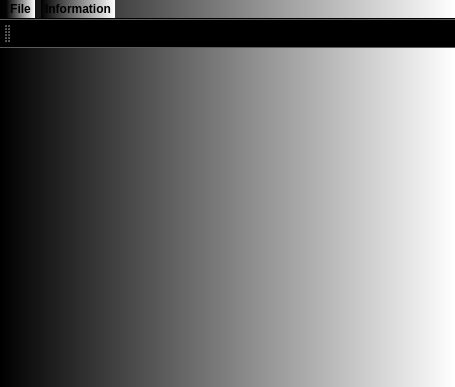
<?xml version="1.0" encoding="UTF-8"?>
<ui version="4.0">
 <class>QtGuiApplication14Class</class>
 <widget class="QMainWindow" name="QtGuiApplication14Class">
  <property name="windowModality">
   <enum>Qt::NonModal</enum>
  </property>
  <property name="geometry">
   <rect>
    <x>0</x>
    <y>0</y>
    <width>455</width>
    <height>387</height>
   </rect>
  </property>
  <property name="palette">
   <palette>
    <active>
     <colorrole role="WindowText">
      <brush brushstyle="SolidPattern">
       <color alpha="255">
        <red>255</red>
        <green>255</green>
        <blue>255</blue>
       </color>
      </brush>
     </colorrole>
     <colorrole role="Button">
      <brush brushstyle="LinearGradientPattern">
       <gradient startx="0.000000000000000" starty="0.000000000000000" endx="1.000000000000000" endy="0.000000000000000" type="LinearGradient" spread="PadSpread" coordinatemode="ObjectBoundingMode">
        <gradientstop position="0.000000000000000">
         <color alpha="255">
          <red>0</red>
          <green>0</green>
          <blue>0</blue>
         </color>
        </gradientstop>
        <gradientstop position="1.000000000000000">
         <color alpha="255">
          <red>255</red>
          <green>255</green>
          <blue>255</blue>
         </color>
        </gradientstop>
       </gradient>
      </brush>
     </colorrole>
     <colorrole role="Light">
      <brush brushstyle="SolidPattern">
       <color alpha="255">
        <red>22</red>
        <green>22</green>
        <blue>22</blue>
       </color>
      </brush>
     </colorrole>
     <colorrole role="Midlight">
      <brush brushstyle="SolidPattern">
       <color alpha="255">
        <red>18</red>
        <green>18</green>
        <blue>18</blue>
       </color>
      </brush>
     </colorrole>
     <colorrole role="Dark">
      <brush brushstyle="SolidPattern">
       <color alpha="255">
        <red>7</red>
        <green>7</green>
        <blue>7</blue>
       </color>
      </brush>
     </colorrole>
     <colorrole role="Mid">
      <brush brushstyle="SolidPattern">
       <color alpha="255">
        <red>10</red>
        <green>10</green>
        <blue>10</blue>
       </color>
      </brush>
     </colorrole>
     <colorrole role="Text">
      <brush brushstyle="SolidPattern">
       <color alpha="255">
        <red>255</red>
        <green>255</green>
        <blue>255</blue>
       </color>
      </brush>
     </colorrole>
     <colorrole role="BrightText">
      <brush brushstyle="SolidPattern">
       <color alpha="255">
        <red>255</red>
        <green>255</green>
        <blue>255</blue>
       </color>
      </brush>
     </colorrole>
     <colorrole role="ButtonText">
      <brush brushstyle="SolidPattern">
       <color alpha="255">
        <red>0</red>
        <green>0</green>
        <blue>0</blue>
       </color>
      </brush>
     </colorrole>
     <colorrole role="Base">
      <brush brushstyle="LinearGradientPattern">
       <gradient startx="0.000000000000000" starty="0.000000000000000" endx="1.000000000000000" endy="0.000000000000000" type="LinearGradient" spread="PadSpread" coordinatemode="ObjectBoundingMode">
        <gradientstop position="0.000000000000000">
         <color alpha="255">
          <red>0</red>
          <green>0</green>
          <blue>0</blue>
         </color>
        </gradientstop>
        <gradientstop position="1.000000000000000">
         <color alpha="255">
          <red>255</red>
          <green>255</green>
          <blue>255</blue>
         </color>
        </gradientstop>
       </gradient>
      </brush>
     </colorrole>
     <colorrole role="Window">
      <brush brushstyle="LinearGradientPattern">
       <gradient startx="0.000000000000000" starty="0.000000000000000" endx="1.000000000000000" endy="0.000000000000000" type="LinearGradient" spread="PadSpread" coordinatemode="ObjectBoundingMode">
        <gradientstop position="0.000000000000000">
         <color alpha="255">
          <red>0</red>
          <green>0</green>
          <blue>0</blue>
         </color>
        </gradientstop>
        <gradientstop position="1.000000000000000">
         <color alpha="255">
          <red>255</red>
          <green>255</green>
          <blue>255</blue>
         </color>
        </gradientstop>
       </gradient>
      </brush>
     </colorrole>
     <colorrole role="Shadow">
      <brush brushstyle="SolidPattern">
       <color alpha="255">
        <red>0</red>
        <green>0</green>
        <blue>0</blue>
       </color>
      </brush>
     </colorrole>
     <colorrole role="Highlight">
      <brush brushstyle="SolidPattern">
       <color alpha="255">
        <red>170</red>
        <green>255</green>
        <blue>0</blue>
       </color>
      </brush>
     </colorrole>
     <colorrole role="Link">
      <brush brushstyle="SolidPattern">
       <color alpha="255">
        <red>170</red>
        <green>255</green>
        <blue>0</blue>
       </color>
      </brush>
     </colorrole>
     <colorrole role="AlternateBase">
      <brush brushstyle="SolidPattern">
       <color alpha="255">
        <red>7</red>
        <green>7</green>
        <blue>7</blue>
       </color>
      </brush>
     </colorrole>
     <colorrole role="ToolTipBase">
      <brush brushstyle="SolidPattern">
       <color alpha="255">
        <red>255</red>
        <green>255</green>
        <blue>220</blue>
       </color>
      </brush>
     </colorrole>
     <colorrole role="ToolTipText">
      <brush brushstyle="SolidPattern">
       <color alpha="255">
        <red>255</red>
        <green>245</green>
        <blue>188</blue>
       </color>
      </brush>
     </colorrole>
     <colorrole role="PlaceholderText">
      <brush brushstyle="SolidPattern">
       <color alpha="128">
        <red>255</red>
        <green>255</green>
        <blue>255</blue>
       </color>
      </brush>
     </colorrole>
    </active>
    <inactive>
     <colorrole role="WindowText">
      <brush brushstyle="SolidPattern">
       <color alpha="255">
        <red>255</red>
        <green>255</green>
        <blue>255</blue>
       </color>
      </brush>
     </colorrole>
     <colorrole role="Button">
      <brush brushstyle="LinearGradientPattern">
       <gradient startx="0.000000000000000" starty="0.000000000000000" endx="1.000000000000000" endy="0.000000000000000" type="LinearGradient" spread="PadSpread" coordinatemode="ObjectBoundingMode">
        <gradientstop position="0.000000000000000">
         <color alpha="255">
          <red>0</red>
          <green>0</green>
          <blue>0</blue>
         </color>
        </gradientstop>
        <gradientstop position="1.000000000000000">
         <color alpha="255">
          <red>255</red>
          <green>255</green>
          <blue>255</blue>
         </color>
        </gradientstop>
       </gradient>
      </brush>
     </colorrole>
     <colorrole role="Light">
      <brush brushstyle="SolidPattern">
       <color alpha="255">
        <red>22</red>
        <green>22</green>
        <blue>22</blue>
       </color>
      </brush>
     </colorrole>
     <colorrole role="Midlight">
      <brush brushstyle="SolidPattern">
       <color alpha="255">
        <red>18</red>
        <green>18</green>
        <blue>18</blue>
       </color>
      </brush>
     </colorrole>
     <colorrole role="Dark">
      <brush brushstyle="SolidPattern">
       <color alpha="255">
        <red>7</red>
        <green>7</green>
        <blue>7</blue>
       </color>
      </brush>
     </colorrole>
     <colorrole role="Mid">
      <brush brushstyle="SolidPattern">
       <color alpha="255">
        <red>10</red>
        <green>10</green>
        <blue>10</blue>
       </color>
      </brush>
     </colorrole>
     <colorrole role="Text">
      <brush brushstyle="SolidPattern">
       <color alpha="255">
        <red>255</red>
        <green>255</green>
        <blue>255</blue>
       </color>
      </brush>
     </colorrole>
     <colorrole role="BrightText">
      <brush brushstyle="SolidPattern">
       <color alpha="255">
        <red>255</red>
        <green>255</green>
        <blue>255</blue>
       </color>
      </brush>
     </colorrole>
     <colorrole role="ButtonText">
      <brush brushstyle="SolidPattern">
       <color alpha="255">
        <red>0</red>
        <green>0</green>
        <blue>0</blue>
       </color>
      </brush>
     </colorrole>
     <colorrole role="Base">
      <brush brushstyle="LinearGradientPattern">
       <gradient startx="0.000000000000000" starty="0.000000000000000" endx="1.000000000000000" endy="0.000000000000000" type="LinearGradient" spread="PadSpread" coordinatemode="ObjectBoundingMode">
        <gradientstop position="0.000000000000000">
         <color alpha="255">
          <red>0</red>
          <green>0</green>
          <blue>0</blue>
         </color>
        </gradientstop>
        <gradientstop position="1.000000000000000">
         <color alpha="255">
          <red>255</red>
          <green>255</green>
          <blue>255</blue>
         </color>
        </gradientstop>
       </gradient>
      </brush>
     </colorrole>
     <colorrole role="Window">
      <brush brushstyle="LinearGradientPattern">
       <gradient startx="0.000000000000000" starty="0.000000000000000" endx="1.000000000000000" endy="0.000000000000000" type="LinearGradient" spread="PadSpread" coordinatemode="ObjectBoundingMode">
        <gradientstop position="0.000000000000000">
         <color alpha="255">
          <red>0</red>
          <green>0</green>
          <blue>0</blue>
         </color>
        </gradientstop>
        <gradientstop position="1.000000000000000">
         <color alpha="255">
          <red>255</red>
          <green>255</green>
          <blue>255</blue>
         </color>
        </gradientstop>
       </gradient>
      </brush>
     </colorrole>
     <colorrole role="Shadow">
      <brush brushstyle="SolidPattern">
       <color alpha="255">
        <red>0</red>
        <green>0</green>
        <blue>0</blue>
       </color>
      </brush>
     </colorrole>
     <colorrole role="Highlight">
      <brush brushstyle="SolidPattern">
       <color alpha="255">
        <red>170</red>
        <green>255</green>
        <blue>0</blue>
       </color>
      </brush>
     </colorrole>
     <colorrole role="Link">
      <brush brushstyle="SolidPattern">
       <color alpha="255">
        <red>170</red>
        <green>255</green>
        <blue>0</blue>
       </color>
      </brush>
     </colorrole>
     <colorrole role="AlternateBase">
      <brush brushstyle="SolidPattern">
       <color alpha="255">
        <red>7</red>
        <green>7</green>
        <blue>7</blue>
       </color>
      </brush>
     </colorrole>
     <colorrole role="ToolTipBase">
      <brush brushstyle="SolidPattern">
       <color alpha="255">
        <red>255</red>
        <green>255</green>
        <blue>220</blue>
       </color>
      </brush>
     </colorrole>
     <colorrole role="ToolTipText">
      <brush brushstyle="SolidPattern">
       <color alpha="255">
        <red>255</red>
        <green>245</green>
        <blue>188</blue>
       </color>
      </brush>
     </colorrole>
     <colorrole role="PlaceholderText">
      <brush brushstyle="SolidPattern">
       <color alpha="128">
        <red>255</red>
        <green>255</green>
        <blue>255</blue>
       </color>
      </brush>
     </colorrole>
    </inactive>
    <disabled>
     <colorrole role="WindowText">
      <brush brushstyle="SolidPattern">
       <color alpha="255">
        <red>7</red>
        <green>7</green>
        <blue>7</blue>
       </color>
      </brush>
     </colorrole>
     <colorrole role="Button">
      <brush brushstyle="LinearGradientPattern">
       <gradient startx="0.000000000000000" starty="0.000000000000000" endx="1.000000000000000" endy="0.000000000000000" type="LinearGradient" spread="PadSpread" coordinatemode="ObjectBoundingMode">
        <gradientstop position="0.000000000000000">
         <color alpha="255">
          <red>0</red>
          <green>0</green>
          <blue>0</blue>
         </color>
        </gradientstop>
        <gradientstop position="1.000000000000000">
         <color alpha="255">
          <red>255</red>
          <green>255</green>
          <blue>255</blue>
         </color>
        </gradientstop>
       </gradient>
      </brush>
     </colorrole>
     <colorrole role="Light">
      <brush brushstyle="SolidPattern">
       <color alpha="255">
        <red>22</red>
        <green>22</green>
        <blue>22</blue>
       </color>
      </brush>
     </colorrole>
     <colorrole role="Midlight">
      <brush brushstyle="SolidPattern">
       <color alpha="255">
        <red>18</red>
        <green>18</green>
        <blue>18</blue>
       </color>
      </brush>
     </colorrole>
     <colorrole role="Dark">
      <brush brushstyle="SolidPattern">
       <color alpha="255">
        <red>7</red>
        <green>7</green>
        <blue>7</blue>
       </color>
      </brush>
     </colorrole>
     <colorrole role="Mid">
      <brush brushstyle="SolidPattern">
       <color alpha="255">
        <red>10</red>
        <green>10</green>
        <blue>10</blue>
       </color>
      </brush>
     </colorrole>
     <colorrole role="Text">
      <brush brushstyle="SolidPattern">
       <color alpha="255">
        <red>7</red>
        <green>7</green>
        <blue>7</blue>
       </color>
      </brush>
     </colorrole>
     <colorrole role="BrightText">
      <brush brushstyle="SolidPattern">
       <color alpha="255">
        <red>255</red>
        <green>255</green>
        <blue>255</blue>
       </color>
      </brush>
     </colorrole>
     <colorrole role="ButtonText">
      <brush brushstyle="SolidPattern">
       <color alpha="255">
        <red>7</red>
        <green>7</green>
        <blue>7</blue>
       </color>
      </brush>
     </colorrole>
     <colorrole role="Base">
      <brush brushstyle="LinearGradientPattern">
       <gradient startx="0.000000000000000" starty="0.000000000000000" endx="1.000000000000000" endy="0.000000000000000" type="LinearGradient" spread="PadSpread" coordinatemode="ObjectBoundingMode">
        <gradientstop position="0.000000000000000">
         <color alpha="255">
          <red>0</red>
          <green>0</green>
          <blue>0</blue>
         </color>
        </gradientstop>
        <gradientstop position="1.000000000000000">
         <color alpha="255">
          <red>255</red>
          <green>255</green>
          <blue>255</blue>
         </color>
        </gradientstop>
       </gradient>
      </brush>
     </colorrole>
     <colorrole role="Window">
      <brush brushstyle="LinearGradientPattern">
       <gradient startx="0.000000000000000" starty="0.000000000000000" endx="1.000000000000000" endy="0.000000000000000" type="LinearGradient" spread="PadSpread" coordinatemode="ObjectBoundingMode">
        <gradientstop position="0.000000000000000">
         <color alpha="255">
          <red>0</red>
          <green>0</green>
          <blue>0</blue>
         </color>
        </gradientstop>
        <gradientstop position="1.000000000000000">
         <color alpha="255">
          <red>255</red>
          <green>255</green>
          <blue>255</blue>
         </color>
        </gradientstop>
       </gradient>
      </brush>
     </colorrole>
     <colorrole role="Shadow">
      <brush brushstyle="SolidPattern">
       <color alpha="255">
        <red>0</red>
        <green>0</green>
        <blue>0</blue>
       </color>
      </brush>
     </colorrole>
     <colorrole role="Highlight">
      <brush brushstyle="SolidPattern">
       <color alpha="255">
        <red>0</red>
        <green>120</green>
        <blue>215</blue>
       </color>
      </brush>
     </colorrole>
     <colorrole role="Link">
      <brush brushstyle="SolidPattern">
       <color alpha="255">
        <red>170</red>
        <green>255</green>
        <blue>0</blue>
       </color>
      </brush>
     </colorrole>
     <colorrole role="AlternateBase">
      <brush brushstyle="SolidPattern">
       <color alpha="255">
        <red>15</red>
        <green>15</green>
        <blue>15</blue>
       </color>
      </brush>
     </colorrole>
     <colorrole role="ToolTipBase">
      <brush brushstyle="SolidPattern">
       <color alpha="255">
        <red>255</red>
        <green>255</green>
        <blue>220</blue>
       </color>
      </brush>
     </colorrole>
     <colorrole role="ToolTipText">
      <brush brushstyle="SolidPattern">
       <color alpha="255">
        <red>255</red>
        <green>245</green>
        <blue>188</blue>
       </color>
      </brush>
     </colorrole>
     <colorrole role="PlaceholderText">
      <brush brushstyle="SolidPattern">
       <color alpha="128">
        <red>255</red>
        <green>255</green>
        <blue>255</blue>
       </color>
      </brush>
     </colorrole>
    </disabled>
   </palette>
  </property>
  <property name="font">
   <font>
    <family>Arial</family>
    <pointsize>9</pointsize>
    <weight>75</weight>
    <italic>false</italic>
    <bold>true</bold>
    <underline>false</underline>
    <strikeout>false</strikeout>
    <stylestrategy>PreferDefault</stylestrategy>
   </font>
  </property>
  <property name="mouseTracking">
   <bool>false</bool>
  </property>
  <property name="tabletTracking">
   <bool>false</bool>
  </property>
  <property name="focusPolicy">
   <enum>Qt::NoFocus</enum>
  </property>
  <property name="contextMenuPolicy">
   <enum>Qt::NoContextMenu</enum>
  </property>
  <property name="acceptDrops">
   <bool>false</bool>
  </property>
  <property name="windowTitle">
   <string>CSV-XML Import/Export </string>
  </property>
  <property name="windowOpacity">
   <double>1.000000000000000</double>
  </property>
  <property name="layoutDirection">
   <enum>Qt::LeftToRight</enum>
  </property>
  <property name="autoFillBackground">
   <bool>false</bool>
  </property>
  <property name="toolButtonStyle">
   <enum>Qt::ToolButtonIconOnly</enum>
  </property>
  <property name="animated">
   <bool>true</bool>
  </property>
  <property name="documentMode">
   <bool>false</bool>
  </property>
  <property name="tabShape">
   <enum>QTabWidget::Rounded</enum>
  </property>
  <property name="dockNestingEnabled">
   <bool>false</bool>
  </property>
  <property name="unifiedTitleAndToolBarOnMac">
   <bool>false</bool>
  </property>
  <widget class="QWidget" name="centralWidget"/>
  <widget class="QMenuBar" name="menuBar">
   <property name="geometry">
    <rect>
     <x>0</x>
     <y>0</y>
     <width>455</width>
     <height>21</height>
    </rect>
   </property>
   <widget class="QMenu" name="menuFile">
    <property name="title">
     <string>File</string>
    </property>
    <widget class="QMenu" name="menuNew">
     <property name="palette">
      <palette>
       <active>
        <colorrole role="WindowText">
         <brush brushstyle="SolidPattern">
          <color alpha="255">
           <red>255</red>
           <green>255</green>
           <blue>255</blue>
          </color>
         </brush>
        </colorrole>
        <colorrole role="Button">
         <brush brushstyle="LinearGradientPattern">
          <gradient startx="0.000000000000000" starty="0.000000000000000" endx="1.000000000000000" endy="0.000000000000000" type="LinearGradient" spread="PadSpread" coordinatemode="ObjectBoundingMode">
           <gradientstop position="0.000000000000000">
            <color alpha="255">
             <red>0</red>
             <green>0</green>
             <blue>0</blue>
            </color>
           </gradientstop>
           <gradientstop position="1.000000000000000">
            <color alpha="255">
             <red>255</red>
             <green>255</green>
             <blue>255</blue>
            </color>
           </gradientstop>
          </gradient>
         </brush>
        </colorrole>
        <colorrole role="Light">
         <brush brushstyle="SolidPattern">
          <color alpha="255">
           <red>0</red>
           <green>128</green>
           <blue>191</blue>
          </color>
         </brush>
        </colorrole>
        <colorrole role="Midlight">
         <brush brushstyle="SolidPattern">
          <color alpha="255">
           <red>0</red>
           <green>106</green>
           <blue>159</blue>
          </color>
         </brush>
        </colorrole>
        <colorrole role="Dark">
         <brush brushstyle="SolidPattern">
          <color alpha="255">
           <red>0</red>
           <green>42</green>
           <blue>63</blue>
          </color>
         </brush>
        </colorrole>
        <colorrole role="Mid">
         <brush brushstyle="SolidPattern">
          <color alpha="255">
           <red>0</red>
           <green>56</green>
           <blue>84</blue>
          </color>
         </brush>
        </colorrole>
        <colorrole role="Text">
         <brush brushstyle="SolidPattern">
          <color alpha="255">
           <red>255</red>
           <green>255</green>
           <blue>255</blue>
          </color>
         </brush>
        </colorrole>
        <colorrole role="BrightText">
         <brush brushstyle="SolidPattern">
          <color alpha="255">
           <red>255</red>
           <green>255</green>
           <blue>255</blue>
          </color>
         </brush>
        </colorrole>
        <colorrole role="ButtonText">
         <brush brushstyle="SolidPattern">
          <color alpha="255">
           <red>255</red>
           <green>255</green>
           <blue>255</blue>
          </color>
         </brush>
        </colorrole>
        <colorrole role="Base">
         <brush brushstyle="LinearGradientPattern">
          <gradient startx="0.000000000000000" starty="0.000000000000000" endx="1.000000000000000" endy="0.000000000000000" type="LinearGradient" spread="PadSpread" coordinatemode="ObjectBoundingMode">
           <gradientstop position="0.000000000000000">
            <color alpha="255">
             <red>0</red>
             <green>0</green>
             <blue>0</blue>
            </color>
           </gradientstop>
           <gradientstop position="1.000000000000000">
            <color alpha="255">
             <red>255</red>
             <green>255</green>
             <blue>255</blue>
            </color>
           </gradientstop>
          </gradient>
         </brush>
        </colorrole>
        <colorrole role="Window">
         <brush brushstyle="LinearGradientPattern">
          <gradient startx="0.000000000000000" starty="0.000000000000000" endx="1.000000000000000" endy="0.000000000000000" type="LinearGradient" spread="PadSpread" coordinatemode="ObjectBoundingMode">
           <gradientstop position="0.000000000000000">
            <color alpha="255">
             <red>0</red>
             <green>0</green>
             <blue>0</blue>
            </color>
           </gradientstop>
           <gradientstop position="1.000000000000000">
            <color alpha="255">
             <red>255</red>
             <green>255</green>
             <blue>255</blue>
            </color>
           </gradientstop>
          </gradient>
         </brush>
        </colorrole>
        <colorrole role="Shadow">
         <brush brushstyle="SolidPattern">
          <color alpha="255">
           <red>0</red>
           <green>0</green>
           <blue>0</blue>
          </color>
         </brush>
        </colorrole>
        <colorrole role="AlternateBase">
         <brush brushstyle="SolidPattern">
          <color alpha="255">
           <red>0</red>
           <green>42</green>
           <blue>63</blue>
          </color>
         </brush>
        </colorrole>
        <colorrole role="ToolTipBase">
         <brush brushstyle="SolidPattern">
          <color alpha="255">
           <red>255</red>
           <green>255</green>
           <blue>220</blue>
          </color>
         </brush>
        </colorrole>
        <colorrole role="ToolTipText">
         <brush brushstyle="SolidPattern">
          <color alpha="255">
           <red>0</red>
           <green>0</green>
           <blue>0</blue>
          </color>
         </brush>
        </colorrole>
        <colorrole role="PlaceholderText">
         <brush brushstyle="SolidPattern">
          <color alpha="128">
           <red>255</red>
           <green>255</green>
           <blue>255</blue>
          </color>
         </brush>
        </colorrole>
       </active>
       <inactive>
        <colorrole role="WindowText">
         <brush brushstyle="SolidPattern">
          <color alpha="255">
           <red>255</red>
           <green>255</green>
           <blue>255</blue>
          </color>
         </brush>
        </colorrole>
        <colorrole role="Button">
         <brush brushstyle="LinearGradientPattern">
          <gradient startx="0.000000000000000" starty="0.000000000000000" endx="1.000000000000000" endy="0.000000000000000" type="LinearGradient" spread="PadSpread" coordinatemode="ObjectBoundingMode">
           <gradientstop position="0.000000000000000">
            <color alpha="255">
             <red>0</red>
             <green>0</green>
             <blue>0</blue>
            </color>
           </gradientstop>
           <gradientstop position="1.000000000000000">
            <color alpha="255">
             <red>255</red>
             <green>255</green>
             <blue>255</blue>
            </color>
           </gradientstop>
          </gradient>
         </brush>
        </colorrole>
        <colorrole role="Light">
         <brush brushstyle="SolidPattern">
          <color alpha="255">
           <red>0</red>
           <green>128</green>
           <blue>191</blue>
          </color>
         </brush>
        </colorrole>
        <colorrole role="Midlight">
         <brush brushstyle="SolidPattern">
          <color alpha="255">
           <red>0</red>
           <green>106</green>
           <blue>159</blue>
          </color>
         </brush>
        </colorrole>
        <colorrole role="Dark">
         <brush brushstyle="SolidPattern">
          <color alpha="255">
           <red>0</red>
           <green>42</green>
           <blue>63</blue>
          </color>
         </brush>
        </colorrole>
        <colorrole role="Mid">
         <brush brushstyle="SolidPattern">
          <color alpha="255">
           <red>0</red>
           <green>56</green>
           <blue>84</blue>
          </color>
         </brush>
        </colorrole>
        <colorrole role="Text">
         <brush brushstyle="SolidPattern">
          <color alpha="255">
           <red>255</red>
           <green>255</green>
           <blue>255</blue>
          </color>
         </brush>
        </colorrole>
        <colorrole role="BrightText">
         <brush brushstyle="SolidPattern">
          <color alpha="255">
           <red>255</red>
           <green>255</green>
           <blue>255</blue>
          </color>
         </brush>
        </colorrole>
        <colorrole role="ButtonText">
         <brush brushstyle="SolidPattern">
          <color alpha="255">
           <red>255</red>
           <green>255</green>
           <blue>255</blue>
          </color>
         </brush>
        </colorrole>
        <colorrole role="Base">
         <brush brushstyle="LinearGradientPattern">
          <gradient startx="0.000000000000000" starty="0.000000000000000" endx="1.000000000000000" endy="0.000000000000000" type="LinearGradient" spread="PadSpread" coordinatemode="ObjectBoundingMode">
           <gradientstop position="0.000000000000000">
            <color alpha="255">
             <red>0</red>
             <green>0</green>
             <blue>0</blue>
            </color>
           </gradientstop>
           <gradientstop position="1.000000000000000">
            <color alpha="255">
             <red>255</red>
             <green>255</green>
             <blue>255</blue>
            </color>
           </gradientstop>
          </gradient>
         </brush>
        </colorrole>
        <colorrole role="Window">
         <brush brushstyle="LinearGradientPattern">
          <gradient startx="0.000000000000000" starty="0.000000000000000" endx="1.000000000000000" endy="0.000000000000000" type="LinearGradient" spread="PadSpread" coordinatemode="ObjectBoundingMode">
           <gradientstop position="0.000000000000000">
            <color alpha="255">
             <red>0</red>
             <green>0</green>
             <blue>0</blue>
            </color>
           </gradientstop>
           <gradientstop position="1.000000000000000">
            <color alpha="255">
             <red>255</red>
             <green>255</green>
             <blue>255</blue>
            </color>
           </gradientstop>
          </gradient>
         </brush>
        </colorrole>
        <colorrole role="Shadow">
         <brush brushstyle="SolidPattern">
          <color alpha="255">
           <red>0</red>
           <green>0</green>
           <blue>0</blue>
          </color>
         </brush>
        </colorrole>
        <colorrole role="AlternateBase">
         <brush brushstyle="SolidPattern">
          <color alpha="255">
           <red>0</red>
           <green>42</green>
           <blue>63</blue>
          </color>
         </brush>
        </colorrole>
        <colorrole role="ToolTipBase">
         <brush brushstyle="SolidPattern">
          <color alpha="255">
           <red>255</red>
           <green>255</green>
           <blue>220</blue>
          </color>
         </brush>
        </colorrole>
        <colorrole role="ToolTipText">
         <brush brushstyle="SolidPattern">
          <color alpha="255">
           <red>0</red>
           <green>0</green>
           <blue>0</blue>
          </color>
         </brush>
        </colorrole>
        <colorrole role="PlaceholderText">
         <brush brushstyle="SolidPattern">
          <color alpha="128">
           <red>255</red>
           <green>255</green>
           <blue>255</blue>
          </color>
         </brush>
        </colorrole>
       </inactive>
       <disabled>
        <colorrole role="WindowText">
         <brush brushstyle="SolidPattern">
          <color alpha="255">
           <red>0</red>
           <green>42</green>
           <blue>63</blue>
          </color>
         </brush>
        </colorrole>
        <colorrole role="Button">
         <brush brushstyle="LinearGradientPattern">
          <gradient startx="0.000000000000000" starty="0.000000000000000" endx="1.000000000000000" endy="0.000000000000000" type="LinearGradient" spread="PadSpread" coordinatemode="ObjectBoundingMode">
           <gradientstop position="0.000000000000000">
            <color alpha="255">
             <red>0</red>
             <green>0</green>
             <blue>0</blue>
            </color>
           </gradientstop>
           <gradientstop position="1.000000000000000">
            <color alpha="255">
             <red>255</red>
             <green>255</green>
             <blue>255</blue>
            </color>
           </gradientstop>
          </gradient>
         </brush>
        </colorrole>
        <colorrole role="Light">
         <brush brushstyle="SolidPattern">
          <color alpha="255">
           <red>0</red>
           <green>128</green>
           <blue>191</blue>
          </color>
         </brush>
        </colorrole>
        <colorrole role="Midlight">
         <brush brushstyle="SolidPattern">
          <color alpha="255">
           <red>0</red>
           <green>106</green>
           <blue>159</blue>
          </color>
         </brush>
        </colorrole>
        <colorrole role="Dark">
         <brush brushstyle="SolidPattern">
          <color alpha="255">
           <red>0</red>
           <green>42</green>
           <blue>63</blue>
          </color>
         </brush>
        </colorrole>
        <colorrole role="Mid">
         <brush brushstyle="SolidPattern">
          <color alpha="255">
           <red>0</red>
           <green>56</green>
           <blue>84</blue>
          </color>
         </brush>
        </colorrole>
        <colorrole role="Text">
         <brush brushstyle="SolidPattern">
          <color alpha="255">
           <red>0</red>
           <green>42</green>
           <blue>63</blue>
          </color>
         </brush>
        </colorrole>
        <colorrole role="BrightText">
         <brush brushstyle="SolidPattern">
          <color alpha="255">
           <red>255</red>
           <green>255</green>
           <blue>255</blue>
          </color>
         </brush>
        </colorrole>
        <colorrole role="ButtonText">
         <brush brushstyle="SolidPattern">
          <color alpha="255">
           <red>0</red>
           <green>42</green>
           <blue>63</blue>
          </color>
         </brush>
        </colorrole>
        <colorrole role="Base">
         <brush brushstyle="LinearGradientPattern">
          <gradient startx="0.000000000000000" starty="0.000000000000000" endx="1.000000000000000" endy="0.000000000000000" type="LinearGradient" spread="PadSpread" coordinatemode="ObjectBoundingMode">
           <gradientstop position="0.000000000000000">
            <color alpha="255">
             <red>0</red>
             <green>0</green>
             <blue>0</blue>
            </color>
           </gradientstop>
           <gradientstop position="1.000000000000000">
            <color alpha="255">
             <red>255</red>
             <green>255</green>
             <blue>255</blue>
            </color>
           </gradientstop>
          </gradient>
         </brush>
        </colorrole>
        <colorrole role="Window">
         <brush brushstyle="LinearGradientPattern">
          <gradient startx="0.000000000000000" starty="0.000000000000000" endx="1.000000000000000" endy="0.000000000000000" type="LinearGradient" spread="PadSpread" coordinatemode="ObjectBoundingMode">
           <gradientstop position="0.000000000000000">
            <color alpha="255">
             <red>0</red>
             <green>0</green>
             <blue>0</blue>
            </color>
           </gradientstop>
           <gradientstop position="1.000000000000000">
            <color alpha="255">
             <red>255</red>
             <green>255</green>
             <blue>255</blue>
            </color>
           </gradientstop>
          </gradient>
         </brush>
        </colorrole>
        <colorrole role="Shadow">
         <brush brushstyle="SolidPattern">
          <color alpha="255">
           <red>0</red>
           <green>0</green>
           <blue>0</blue>
          </color>
         </brush>
        </colorrole>
        <colorrole role="AlternateBase">
         <brush brushstyle="SolidPattern">
          <color alpha="255">
           <red>0</red>
           <green>85</green>
           <blue>127</blue>
          </color>
         </brush>
        </colorrole>
        <colorrole role="ToolTipBase">
         <brush brushstyle="SolidPattern">
          <color alpha="255">
           <red>255</red>
           <green>255</green>
           <blue>220</blue>
          </color>
         </brush>
        </colorrole>
        <colorrole role="ToolTipText">
         <brush brushstyle="SolidPattern">
          <color alpha="255">
           <red>0</red>
           <green>0</green>
           <blue>0</blue>
          </color>
         </brush>
        </colorrole>
        <colorrole role="PlaceholderText">
         <brush brushstyle="SolidPattern">
          <color alpha="128">
           <red>255</red>
           <green>255</green>
           <blue>255</blue>
          </color>
         </brush>
        </colorrole>
       </disabled>
      </palette>
     </property>
     <property name="title">
      <string>New</string>
     </property>
     <addaction name="actionICD"/>
     <addaction name="importICD"/>
    </widget>
    <addaction name="menuNew"/>
   </widget>
   <widget class="QMenu" name="menuInformation">
    <property name="title">
     <string>Information</string>
    </property>
    <addaction name="actionInformation"/>
    <addaction name="separator"/>
   </widget>
   <addaction name="menuFile"/>
   <addaction name="menuInformation"/>
  </widget>
  <widget class="QToolBar" name="mainToolBar">
   <property name="palette">
    <palette>
     <active>
      <colorrole role="Button">
       <brush brushstyle="LinearGradientPattern">
        <gradient startx="0.000000000000000" starty="0.000000000000000" endx="1.000000000000000" endy="0.000000000000000" type="LinearGradient" spread="PadSpread" coordinatemode="ObjectBoundingMode">
         <gradientstop position="0.000000000000000">
          <color alpha="255">
           <red>0</red>
           <green>0</green>
           <blue>0</blue>
          </color>
         </gradientstop>
         <gradientstop position="1.000000000000000">
          <color alpha="255">
           <red>255</red>
           <green>255</green>
           <blue>255</blue>
          </color>
         </gradientstop>
        </gradient>
       </brush>
      </colorrole>
      <colorrole role="Base">
       <brush brushstyle="LinearGradientPattern">
        <gradient startx="0.000000000000000" starty="0.000000000000000" endx="1.000000000000000" endy="0.000000000000000" type="LinearGradient" spread="PadSpread" coordinatemode="ObjectBoundingMode">
         <gradientstop position="0.000000000000000">
          <color alpha="255">
           <red>0</red>
           <green>0</green>
           <blue>0</blue>
          </color>
         </gradientstop>
         <gradientstop position="1.000000000000000">
          <color alpha="255">
           <red>255</red>
           <green>255</green>
           <blue>255</blue>
          </color>
         </gradientstop>
        </gradient>
       </brush>
      </colorrole>
      <colorrole role="Window">
       <brush brushstyle="LinearGradientPattern">
        <gradient startx="0.000000000000000" starty="0.000000000000000" endx="1.000000000000000" endy="0.000000000000000" type="LinearGradient" spread="PadSpread" coordinatemode="ObjectBoundingMode">
         <gradientstop position="0.000000000000000">
          <color alpha="255">
           <red>0</red>
           <green>0</green>
           <blue>0</blue>
          </color>
         </gradientstop>
         <gradientstop position="1.000000000000000">
          <color alpha="255">
           <red>255</red>
           <green>255</green>
           <blue>255</blue>
          </color>
         </gradientstop>
        </gradient>
       </brush>
      </colorrole>
      <colorrole role="Highlight">
       <brush brushstyle="SolidPattern">
        <color alpha="255">
         <red>255</red>
         <green>170</green>
         <blue>255</blue>
        </color>
       </brush>
      </colorrole>
      <colorrole role="HighlightedText">
       <brush brushstyle="SolidPattern">
        <color alpha="255">
         <red>85</red>
         <green>255</green>
         <blue>255</blue>
        </color>
       </brush>
      </colorrole>
      <colorrole role="Link">
       <brush brushstyle="SolidPattern">
        <color alpha="255">
         <red>255</red>
         <green>170</green>
         <blue>255</blue>
        </color>
       </brush>
      </colorrole>
      <colorrole role="ToolTipBase">
       <brush brushstyle="SolidPattern">
        <color alpha="255">
         <red>0</red>
         <green>0</green>
         <blue>0</blue>
        </color>
       </brush>
      </colorrole>
      <colorrole role="PlaceholderText">
       <brush brushstyle="SolidPattern">
        <color alpha="128">
         <red>255</red>
         <green>170</green>
         <blue>0</blue>
        </color>
       </brush>
      </colorrole>
     </active>
     <inactive>
      <colorrole role="Button">
       <brush brushstyle="LinearGradientPattern">
        <gradient startx="0.000000000000000" starty="0.000000000000000" endx="1.000000000000000" endy="0.000000000000000" type="LinearGradient" spread="PadSpread" coordinatemode="ObjectBoundingMode">
         <gradientstop position="0.000000000000000">
          <color alpha="255">
           <red>0</red>
           <green>0</green>
           <blue>0</blue>
          </color>
         </gradientstop>
         <gradientstop position="1.000000000000000">
          <color alpha="255">
           <red>255</red>
           <green>255</green>
           <blue>255</blue>
          </color>
         </gradientstop>
        </gradient>
       </brush>
      </colorrole>
      <colorrole role="Base">
       <brush brushstyle="LinearGradientPattern">
        <gradient startx="0.000000000000000" starty="0.000000000000000" endx="1.000000000000000" endy="0.000000000000000" type="LinearGradient" spread="PadSpread" coordinatemode="ObjectBoundingMode">
         <gradientstop position="0.000000000000000">
          <color alpha="255">
           <red>0</red>
           <green>0</green>
           <blue>0</blue>
          </color>
         </gradientstop>
         <gradientstop position="1.000000000000000">
          <color alpha="255">
           <red>255</red>
           <green>255</green>
           <blue>255</blue>
          </color>
         </gradientstop>
        </gradient>
       </brush>
      </colorrole>
      <colorrole role="Window">
       <brush brushstyle="LinearGradientPattern">
        <gradient startx="0.000000000000000" starty="0.000000000000000" endx="1.000000000000000" endy="0.000000000000000" type="LinearGradient" spread="PadSpread" coordinatemode="ObjectBoundingMode">
         <gradientstop position="0.000000000000000">
          <color alpha="255">
           <red>0</red>
           <green>0</green>
           <blue>0</blue>
          </color>
         </gradientstop>
         <gradientstop position="1.000000000000000">
          <color alpha="255">
           <red>255</red>
           <green>255</green>
           <blue>255</blue>
          </color>
         </gradientstop>
        </gradient>
       </brush>
      </colorrole>
      <colorrole role="Highlight">
       <brush brushstyle="SolidPattern">
        <color alpha="255">
         <red>255</red>
         <green>170</green>
         <blue>255</blue>
        </color>
       </brush>
      </colorrole>
      <colorrole role="HighlightedText">
       <brush brushstyle="SolidPattern">
        <color alpha="255">
         <red>85</red>
         <green>255</green>
         <blue>255</blue>
        </color>
       </brush>
      </colorrole>
      <colorrole role="Link">
       <brush brushstyle="SolidPattern">
        <color alpha="255">
         <red>255</red>
         <green>170</green>
         <blue>255</blue>
        </color>
       </brush>
      </colorrole>
      <colorrole role="ToolTipBase">
       <brush brushstyle="SolidPattern">
        <color alpha="255">
         <red>0</red>
         <green>0</green>
         <blue>0</blue>
        </color>
       </brush>
      </colorrole>
      <colorrole role="PlaceholderText">
       <brush brushstyle="SolidPattern">
        <color alpha="128">
         <red>255</red>
         <green>170</green>
         <blue>0</blue>
        </color>
       </brush>
      </colorrole>
     </inactive>
     <disabled>
      <colorrole role="Button">
       <brush brushstyle="LinearGradientPattern">
        <gradient startx="0.000000000000000" starty="0.000000000000000" endx="1.000000000000000" endy="0.000000000000000" type="LinearGradient" spread="PadSpread" coordinatemode="ObjectBoundingMode">
         <gradientstop position="0.000000000000000">
          <color alpha="255">
           <red>0</red>
           <green>0</green>
           <blue>0</blue>
          </color>
         </gradientstop>
         <gradientstop position="1.000000000000000">
          <color alpha="255">
           <red>255</red>
           <green>255</green>
           <blue>255</blue>
          </color>
         </gradientstop>
        </gradient>
       </brush>
      </colorrole>
      <colorrole role="Base">
       <brush brushstyle="LinearGradientPattern">
        <gradient startx="0.000000000000000" starty="0.000000000000000" endx="1.000000000000000" endy="0.000000000000000" type="LinearGradient" spread="PadSpread" coordinatemode="ObjectBoundingMode">
         <gradientstop position="0.000000000000000">
          <color alpha="255">
           <red>0</red>
           <green>0</green>
           <blue>0</blue>
          </color>
         </gradientstop>
         <gradientstop position="1.000000000000000">
          <color alpha="255">
           <red>255</red>
           <green>255</green>
           <blue>255</blue>
          </color>
         </gradientstop>
        </gradient>
       </brush>
      </colorrole>
      <colorrole role="Window">
       <brush brushstyle="LinearGradientPattern">
        <gradient startx="0.000000000000000" starty="0.000000000000000" endx="1.000000000000000" endy="0.000000000000000" type="LinearGradient" spread="PadSpread" coordinatemode="ObjectBoundingMode">
         <gradientstop position="0.000000000000000">
          <color alpha="255">
           <red>0</red>
           <green>0</green>
           <blue>0</blue>
          </color>
         </gradientstop>
         <gradientstop position="1.000000000000000">
          <color alpha="255">
           <red>255</red>
           <green>255</green>
           <blue>255</blue>
          </color>
         </gradientstop>
        </gradient>
       </brush>
      </colorrole>
      <colorrole role="Highlight">
       <brush brushstyle="SolidPattern">
        <color alpha="255">
         <red>0</red>
         <green>120</green>
         <blue>215</blue>
        </color>
       </brush>
      </colorrole>
      <colorrole role="HighlightedText">
       <brush brushstyle="SolidPattern">
        <color alpha="255">
         <red>85</red>
         <green>255</green>
         <blue>255</blue>
        </color>
       </brush>
      </colorrole>
      <colorrole role="Link">
       <brush brushstyle="SolidPattern">
        <color alpha="255">
         <red>255</red>
         <green>170</green>
         <blue>255</blue>
        </color>
       </brush>
      </colorrole>
      <colorrole role="ToolTipBase">
       <brush brushstyle="SolidPattern">
        <color alpha="255">
         <red>0</red>
         <green>0</green>
         <blue>0</blue>
        </color>
       </brush>
      </colorrole>
      <colorrole role="PlaceholderText">
       <brush brushstyle="SolidPattern">
        <color alpha="128">
         <red>255</red>
         <green>170</green>
         <blue>0</blue>
        </color>
       </brush>
      </colorrole>
     </disabled>
    </palette>
   </property>
   <property name="styleSheet">
    <string notr="true">selection-color: rgb(85, 255, 255);</string>
   </property>
   <attribute name="toolBarArea">
    <enum>TopToolBarArea</enum>
   </attribute>
   <attribute name="toolBarBreak">
    <bool>false</bool>
   </attribute>
   <addaction name="actionICD"/>
   <addaction name="importICD"/>
   <addaction name="actionInformation"/>
  </widget>
  <action name="actionNew">
   <property name="icon">
    <iconset resource="QtGuiApplication14.qrc">
     <normaloff>:/QtGuiApplication14/Resources/newfolder.png</normaloff>:/QtGuiApplication14/Resources/newfolder.png</iconset>
   </property>
   <property name="text">
    <string>New</string>
   </property>
  </action>
  <action name="actionexport">
   <property name="text">
    <string>Export as CSV</string>
   </property>
  </action>
  <action name="actionICD">
   <property name="icon">
    <iconset resource="QtGuiApplication14.qrc">
     <normaloff>:/QtGuiApplication14/Resources/newfolder.png</normaloff>:/QtGuiApplication14/Resources/newfolder.png</iconset>
   </property>
   <property name="text">
    <string>Create New ICD</string>
   </property>
   <property name="toolTip">
    <string>Create New ICD</string>
   </property>
   <property name="visible">
    <bool>true</bool>
   </property>
   <property name="menuRole">
    <enum>QAction::TextHeuristicRole</enum>
   </property>
  </action>
  <action name="importICD">
   <property name="icon">
    <iconset resource="QtGuiApplication14.qrc">
     <normaloff>:/QtGuiApplication14/Resources/folder-next-512.png</normaloff>:/QtGuiApplication14/Resources/folder-next-512.png</iconset>
   </property>
   <property name="text">
    <string>Import ICD</string>
   </property>
   <property name="visible">
    <bool>true</bool>
   </property>
   <property name="menuRole">
    <enum>QAction::NoRole</enum>
   </property>
  </action>
  <action name="actionInformation">
   <property name="icon">
    <iconset resource="QtGuiApplication14.qrc">
     <normaloff>:/QtGuiApplication14/Resources/information.png</normaloff>:/QtGuiApplication14/Resources/information.png</iconset>
   </property>
   <property name="text">
    <string>Information import-export files</string>
   </property>
  </action>
  <action name="actiony">
   <property name="text">
    <string>y</string>
   </property>
  </action>
 </widget>
 <layoutdefault spacing="6" margin="11"/>
 <resources>
  <include location="QtGuiApplication14.qrc"/>
 </resources>
 <connections/>
</ui>
